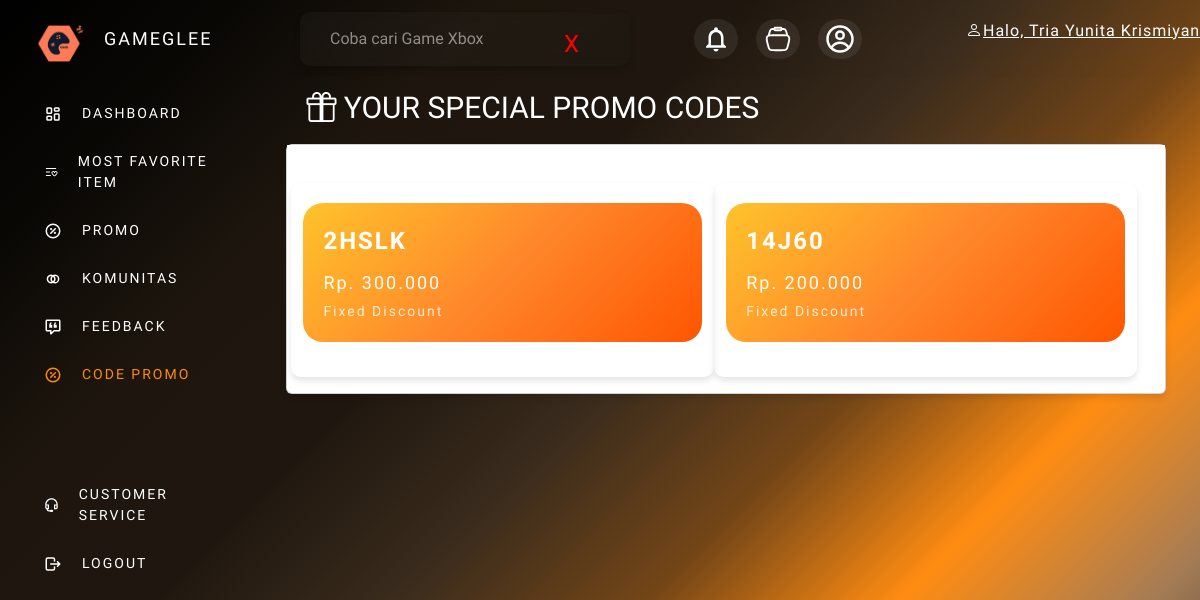
/user/promo.php (signed in), run on the app's committed database.
### tables this page shows
CREATE TABLE `promo` (
  `id` int(11) NOT NULL,
  `code` varchar(10) NOT NULL,
  `discount_type` enum('fixed','percentage') NOT NULL,
  `discount_value` decimal(10,2) NOT NULL,
  `usage_limit` int(11) NOT NULL DEFAULT 1,
  `times_used` int(11) NOT NULL DEFAULT 0,
  `created_at` timestamp NOT NULL DEFAULT current_timestamp()
);

### user/promo.php (the view, shortened to what this page needs)
<?php
require "../db.php";
$nama = $_SESSION['user'];
$user_id = null;
$user_query = "SELECT id_user FROM user WHERE nama = ?";
$stmt_user = mysqli_prepare($kon, $user_query);
mysqli_stmt_bind_param($stmt_user, "s", $nama);
mysqli_stmt_execute($stmt_user);
mysqli_stmt_bind_result($stmt_user, $user_id);
?>
<!DOCTYPE html>
<html lang="en">
<head>
  <link rel="stylesheet" href="../assets/css/styleProduk.css">
  <link href="https://code.iconify.design/3/3.1.0/iconify.min.css" rel="stylesheet">
   <link href="../assets/vendor/bootstrap/css/bootstrap.min.css" rel="stylesheet">
   <link href="../assets/vendor/bootstrap-icons/bootstrap-icons.css" rel="stylesheet">
</head>
<body>
   <div class="sidebar">
    <header>
    <div class="top">
      <span class="image">
        <img src="../assets/img/Logo_GG.png" alt="Logo Gameglee" class="logo">
      </span>
      <div><p>GAMEGLEE</p></div>
    </div>
    <ul>
      <li><a href="index.php"><span class="humbleicons--dashboard"></span>DASHBOARD</a></li>
      <li><a href="most_favorite.php"><span class="ph--list-heart"></span>MOST FAVORITE ITEM</a></li>
      <li><a href="informasipromo.php"><span class="tabler--discount"></span>PROMO</a></li>
      <li><a href="forum_komunitas.php"><span class="gg--community"></span>KOMUNITAS</a></li>
      <li><a href="feedback.php"><span class="mdi--feedback-outline"></span>FEEDBACK</a></li>
      <li><a href="promo.php" class="active"><span class="tabler--discount"></span>CODE PROMO</a></li>
      <br><br><br>
      <li><a href="chat.php"><span class="tdesign--service"></span>CUSTOMER SERVICE</a></li>
      <li><a href="logout.php"><span class="tabler--logout"></span>LOGOUT</a></li>
    </ul>
    </header>
   </div>
  <div class="topbar">
      <div class="search-box">
        <div class="dynamic-text">
          <input type="text"/>
          <span class="animated-text"></span>
        </div>
        <button class="close-button">X</button>
      </div>
      <div class="menu-nav">
        <ul>
          <li><a href="notifikasi.php"><span class="ic--outline-notifications"></span></a></li>
          <li><a href="add_to_cart.php"><span class="solar--cart-outline"></span></a></li>
          <li>
            <a href="profil.php">
            <span class="gg--profile"></span>
            </a>
          </li>
        </ul>
      </div>
      <div class="user-profile">
      <ul>
        <li>
          <a href="profil.php"  data-bs-toggle="dropdown">
            <span class="d-none d-md-block dropdown-toggle ps-2">
              <i class="bi bi-person"></i>Halo, <?= $_SESSION["user"] ?>!
            </span>
          </a>
        </li>
      </ul>
    </div>
  </div>
  <main id="main" class="main-promo">
        <div class="pagetitle">
            <h1><i class="bi bi-gift"></i> Your Special Promo Codes</h1>
        </div>
        <section class="section">
            <div class="row">
                <div class="col-lg-12">
                    <div class="card">
                        <div class="card-body">
                            <h5 class="card-title">Available Promo Codes</h5>
                            <div class="row">
                                <?php
                                try {
                                    $num_promos = 2;
                                    $promo_query = "SELECT p.id, p.code, p.discount_type, p.discount_value
                                                    FROM promo p
                                                    LEFT JOIN user_promo_codes upc ON p.id = upc.promo_id AND upc.user_id = ?
                                                    WHERE upc.id_user_promo_code IS NULL
                                                      AND p.times_used < p.usage_limit
                                                    LIMIT ?";
                                    $stmt = mysqli_prepare($kon, $promo_query);
                                    if ($stmt) {
                                        mysqli_stmt_bind_param($stmt, "ii", $user_id, $num_promos);
                                        mysqli_stmt_execute($stmt);
                                        $result = mysqli_stmt_get_result($stmt);
                                        if ($result && mysqli_num_rows($result) > 0) {
                                            while ($promo_row = mysqli_fetch_assoc($result)) {
                                                ?>
                                                <div class="col-md-6">
                                                    <div class="promo-card">
                                                        <div class="promo-code">
                                                            <?php echo htmlspecialchars($promo_row['code']); ?>
                                                        </div>
                                                        <div class="promo-value">
                                                            <?php
                                                            if ($promo_row['discount_type'] == 'fixed') {
                                                                echo 'Rp. ' . number_format($promo_row['discount_value'], 0, ',', '.');
                                                            } else {
                                                                echo htmlspecialchars($promo_row['discount_value']) . '%';
                                                            }
                                                            ?>
                                                        </div>
                                                        <div class="promo-type">
                                                            <?php echo ($promo_row['discount_type'] == 'fixed' ? 'Fixed Discount' : 'Percentage Discount'); ?>
                                                        </div>
                                                    </div>
                                                </div>
                                                <?php
                                            }
                                        } else {
                                            echo "<div class='alert alert-info'>No promo codes available at the moment.</div>";
                                        }
                                    } else {
                                        echo "<div class='alert alert-warning'>Error preparing database query.</div>";
                                    }
                                } catch (Exception $e) {
                                    echo "<div class='alert alert-danger'>An error occurred: " . htmlspecialchars($e->getMessage()) . "</div>";
                                }
                                ?>
                            </div>
                        </div>
                    </div>
                </div>
            </div>
        </section>
    </main>
</body>
</html>

### user/promo.php (style rules this page uses)
.promo-card { background: linear-gradient(135deg,rgb(255, 195, 43), rgb(255, 135, 43),rgb(255, 85, 0) ); color: white; letter-spacing: 2px; padding: 20px; border-radius: 20px; margin-bottom: 15px; }
.promo-code { font-size: 24px; font-weight: bold; letter-spacing: 2px; margin-bottom: 10px; }
.promo-value { font-size: 18px; margin-bottom: 5px; }
.promo-type { font-size: 14px; opacity: 0.8; }

### data on the page
promo: code "2HSLK", discount_value "300.000", discount_type "Fixed Discount"
promo: code "14J60", discount_value "200.000", discount_type "Fixed Discount"

### other printed values
$_SESSION["user"] "Tria Yunita…"
